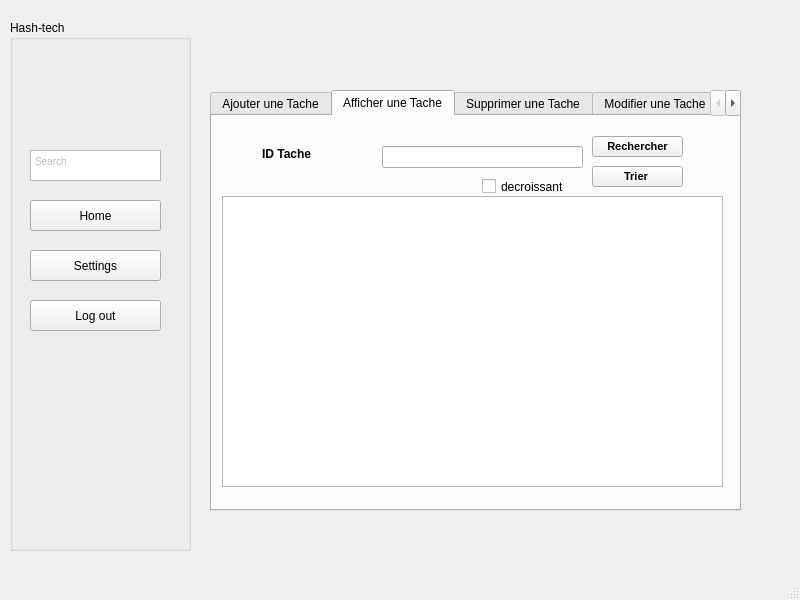
<?xml version="1.0" encoding="UTF-8"?>
<ui version="4.0">
 <class>MainWindow</class>
 <widget class="QMainWindow" name="MainWindow">
  <property name="geometry">
   <rect>
    <x>0</x>
    <y>0</y>
    <width>800</width>
    <height>600</height>
   </rect>
  </property>
  <property name="windowTitle">
   <string>MainWindow</string>
  </property>
  <widget class="QWidget" name="centralwidget">
   <widget class="QGroupBox" name="groupBox">
    <property name="geometry">
     <rect>
      <x>10</x>
      <y>20</y>
      <width>181</width>
      <height>531</height>
     </rect>
    </property>
    <property name="title">
     <string>Hash-tech</string>
    </property>
    <widget class="QToolButton" name="toolButton">
     <property name="geometry">
      <rect>
       <x>20</x>
       <y>180</y>
       <width>131</width>
       <height>31</height>
      </rect>
     </property>
     <property name="text">
      <string>Home</string>
     </property>
    </widget>
    <widget class="QToolButton" name="toolButton_2">
     <property name="geometry">
      <rect>
       <x>20</x>
       <y>280</y>
       <width>131</width>
       <height>31</height>
      </rect>
     </property>
     <property name="text">
      <string>Log out</string>
     </property>
    </widget>
    <widget class="QToolButton" name="toolButton_3">
     <property name="geometry">
      <rect>
       <x>20</x>
       <y>230</y>
       <width>131</width>
       <height>31</height>
      </rect>
     </property>
     <property name="text">
      <string>Settings</string>
     </property>
    </widget>
    <widget class="QTextBrowser" name="textBrowser">
     <property name="geometry">
      <rect>
       <x>20</x>
       <y>130</y>
       <width>131</width>
       <height>31</height>
      </rect>
     </property>
     <property name="html">
      <string>&lt;!DOCTYPE HTML PUBLIC &quot;-//W3C//DTD HTML 4.0//EN&quot; &quot;http://www.w3.org/TR/REC-html40/strict.dtd&quot;&gt;
&lt;html&gt;&lt;head&gt;&lt;meta name=&quot;qrichtext&quot; content=&quot;1&quot; /&gt;&lt;style type=&quot;text/css&quot;&gt;
p, li { white-space: pre-wrap; }
&lt;/style&gt;&lt;/head&gt;&lt;body style=&quot; font-family:'MS Shell Dlg 2'; font-size:8.25pt; font-weight:400; font-style:normal;&quot;&gt;
&lt;p style=&quot; margin-top:0px; margin-bottom:0px; margin-left:0px; margin-right:0px; -qt-block-indent:0; text-indent:0px;&quot;&gt;&lt;span style=&quot; font-family:'MS Shell Dlg 2'; font-size:7.8pt; color:#bcbcbc;&quot;&gt;Search&lt;/span&gt;&lt;/p&gt;&lt;/body&gt;&lt;/html&gt;</string>
     </property>
    </widget>
   </widget>
   <widget class="QStackedWidget" name="stackedWidget">
    <property name="geometry">
     <rect>
      <x>200</x>
      <y>80</y>
      <width>551</width>
      <height>521</height>
     </rect>
    </property>
    <property name="currentIndex">
     <number>1</number>
    </property>
    <widget class="QWidget" name="page">
     <widget class="QTabWidget" name="modifier">
      <property name="geometry">
       <rect>
        <x>-10</x>
        <y>0</y>
        <width>611</width>
        <height>511</height>
       </rect>
      </property>
      <property name="currentIndex">
       <number>1</number>
      </property>
      <widget class="QWidget" name="widget">
       <attribute name="title">
        <string>Ajouter un Personnel</string>
       </attribute>
       <widget class="QLabel" name="label_15">
        <property name="geometry">
         <rect>
          <x>30</x>
          <y>190</y>
          <width>91</width>
          <height>16</height>
         </rect>
        </property>
        <property name="text">
         <string>Adresse Personnel</string>
        </property>
       </widget>
       <widget class="QLabel" name="label_12">
        <property name="geometry">
         <rect>
          <x>30</x>
          <y>230</y>
          <width>91</width>
          <height>31</height>
         </rect>
        </property>
        <property name="text">
         <string>Email Personel</string>
        </property>
       </widget>
       <widget class="QLabel" name="label_16">
        <property name="geometry">
         <rect>
          <x>30</x>
          <y>40</y>
          <width>71</width>
          <height>16</height>
         </rect>
        </property>
        <property name="text">
         <string>CIN Personnel</string>
        </property>
       </widget>
       <widget class="QLabel" name="label_14">
        <property name="geometry">
         <rect>
          <x>30</x>
          <y>140</y>
          <width>101</width>
          <height>16</height>
         </rect>
        </property>
        <property name="text">
         <string>Prenom Personnel</string>
        </property>
       </widget>
       <widget class="QLabel" name="label_13">
        <property name="geometry">
         <rect>
          <x>30</x>
          <y>90</y>
          <width>81</width>
          <height>20</height>
         </rect>
        </property>
        <property name="text">
         <string>Nom Personnel</string>
        </property>
       </widget>
       <widget class="QLineEdit" name="cin">
        <property name="geometry">
         <rect>
          <x>140</x>
          <y>30</y>
          <width>181</width>
          <height>31</height>
         </rect>
        </property>
       </widget>
       <widget class="QLineEdit" name="nom">
        <property name="geometry">
         <rect>
          <x>140</x>
          <y>80</y>
          <width>181</width>
          <height>31</height>
         </rect>
        </property>
       </widget>
       <widget class="QLineEdit" name="prenom">
        <property name="geometry">
         <rect>
          <x>140</x>
          <y>130</y>
          <width>181</width>
          <height>31</height>
         </rect>
        </property>
       </widget>
       <widget class="QLineEdit" name="adresse">
        <property name="geometry">
         <rect>
          <x>140</x>
          <y>170</y>
          <width>181</width>
          <height>31</height>
         </rect>
        </property>
       </widget>
       <widget class="QLineEdit" name="email">
        <property name="geometry">
         <rect>
          <x>140</x>
          <y>240</y>
          <width>181</width>
          <height>31</height>
         </rect>
        </property>
       </widget>
       <widget class="QPushButton" name="pb_ajouter">
        <property name="geometry">
         <rect>
          <x>190</x>
          <y>300</y>
          <width>131</width>
          <height>28</height>
         </rect>
        </property>
        <property name="text">
         <string>Ajouter</string>
        </property>
       </widget>
      </widget>
      <widget class="QWidget" name="tab_2">
       <attribute name="title">
        <string>Afficher un Personnel</string>
       </attribute>
       <widget class="QLabel" name="label_31">
        <property name="geometry">
         <rect>
          <x>50</x>
          <y>30</y>
          <width>101</width>
          <height>16</height>
         </rect>
        </property>
        <property name="font">
         <font>
          <pointsize>9</pointsize>
          <weight>75</weight>
          <bold>true</bold>
          <underline>false</underline>
         </font>
        </property>
        <property name="text">
         <string>CIN Personnel</string>
        </property>
       </widget>
       <widget class="QTableView" name="tabemployer">
        <property name="geometry">
         <rect>
          <x>10</x>
          <y>80</y>
          <width>501</width>
          <height>301</height>
         </rect>
        </property>
       </widget>
       <widget class="QLineEdit" name="cin_3">
        <property name="geometry">
         <rect>
          <x>170</x>
          <y>30</y>
          <width>201</width>
          <height>22</height>
         </rect>
        </property>
       </widget>
       <widget class="QPushButton" name="supprimer_2">
        <property name="geometry">
         <rect>
          <x>390</x>
          <y>30</y>
          <width>91</width>
          <height>21</height>
         </rect>
        </property>
        <property name="font">
         <font>
          <pointsize>8</pointsize>
          <weight>75</weight>
          <bold>true</bold>
          <underline>false</underline>
         </font>
        </property>
        <property name="text">
         <string>Trier </string>
        </property>
       </widget>
       <widget class="QPushButton" name="pdf">
        <property name="geometry">
         <rect>
          <x>250</x>
          <y>400</y>
          <width>91</width>
          <height>21</height>
         </rect>
        </property>
        <property name="font">
         <font>
          <pointsize>8</pointsize>
          <weight>75</weight>
          <bold>true</bold>
          <underline>false</underline>
         </font>
        </property>
        <property name="text">
         <string>PDF</string>
        </property>
       </widget>
       <widget class="QPushButton" name="imprimer">
        <property name="geometry">
         <rect>
          <x>390</x>
          <y>400</y>
          <width>91</width>
          <height>21</height>
         </rect>
        </property>
        <property name="font">
         <font>
          <pointsize>8</pointsize>
          <weight>75</weight>
          <bold>true</bold>
          <underline>false</underline>
         </font>
        </property>
        <property name="text">
         <string>IMPRIMER</string>
        </property>
       </widget>
       <widget class="QPushButton" name="pb_tache">
        <property name="geometry">
         <rect>
          <x>20</x>
          <y>400</y>
          <width>131</width>
          <height>28</height>
         </rect>
        </property>
        <property name="text">
         <string>Consulter les taches</string>
        </property>
       </widget>
      </widget>
      <widget class="QWidget" name="tab">
       <attribute name="title">
        <string>Supprimer un Personnel</string>
       </attribute>
       <widget class="QComboBox" name="comboBox_5">
        <property name="geometry">
         <rect>
          <x>150</x>
          <y>151</y>
          <width>201</width>
          <height>31</height>
         </rect>
        </property>
       </widget>
       <widget class="QPushButton" name="pb_supprimer">
        <property name="geometry">
         <rect>
          <x>200</x>
          <y>200</y>
          <width>101</width>
          <height>31</height>
         </rect>
        </property>
        <property name="font">
         <font>
          <pointsize>8</pointsize>
          <weight>75</weight>
          <bold>true</bold>
          <underline>false</underline>
         </font>
        </property>
        <property name="text">
         <string>Supprimer </string>
        </property>
       </widget>
       <widget class="QLineEdit" name="sup">
        <property name="enabled">
         <bool>false</bool>
        </property>
        <property name="geometry">
         <rect>
          <x>370</x>
          <y>150</y>
          <width>113</width>
          <height>22</height>
         </rect>
        </property>
       </widget>
       <widget class="QLabel" name="label_20">
        <property name="geometry">
         <rect>
          <x>140</x>
          <y>120</y>
          <width>321</width>
          <height>16</height>
         </rect>
        </property>
        <property name="font">
         <font>
          <pointsize>9</pointsize>
          <weight>75</weight>
          <bold>true</bold>
          <underline>true</underline>
         </font>
        </property>
        <property name="text">
         <string>Saisir le cin du personnel à supprimer:</string>
        </property>
       </widget>
      </widget>
      <widget class="QWidget" name="tab_3">
       <attribute name="title">
        <string>Modifier un Personnel</string>
       </attribute>
       <widget class="QLabel" name="label_7">
        <property name="geometry">
         <rect>
          <x>150</x>
          <y>120</y>
          <width>81</width>
          <height>20</height>
         </rect>
        </property>
        <property name="text">
         <string>Nom Personnel</string>
        </property>
       </widget>
       <widget class="QLabel" name="label_11">
        <property name="geometry">
         <rect>
          <x>150</x>
          <y>270</y>
          <width>91</width>
          <height>20</height>
         </rect>
        </property>
        <property name="text">
         <string>Email Personnel</string>
        </property>
       </widget>
       <widget class="QLabel" name="label_8">
        <property name="geometry">
         <rect>
          <x>150</x>
          <y>70</y>
          <width>71</width>
          <height>16</height>
         </rect>
        </property>
        <property name="text">
         <string>CIN Personnel</string>
        </property>
       </widget>
       <widget class="QLabel" name="label_10">
        <property name="geometry">
         <rect>
          <x>150</x>
          <y>220</y>
          <width>101</width>
          <height>20</height>
         </rect>
        </property>
        <property name="text">
         <string>Adresse Personnel</string>
        </property>
       </widget>
       <widget class="QLabel" name="label_9">
        <property name="geometry">
         <rect>
          <x>150</x>
          <y>170</y>
          <width>101</width>
          <height>20</height>
         </rect>
        </property>
        <property name="text">
         <string>Prenom Personnel</string>
        </property>
       </widget>
       <widget class="QComboBox" name="comboBox_3">
        <property name="geometry">
         <rect>
          <x>250</x>
          <y>60</y>
          <width>181</width>
          <height>31</height>
         </rect>
        </property>
       </widget>
       <widget class="QLineEdit" name="nom_2">
        <property name="geometry">
         <rect>
          <x>250</x>
          <y>110</y>
          <width>181</width>
          <height>31</height>
         </rect>
        </property>
       </widget>
       <widget class="QLineEdit" name="prenom_2">
        <property name="geometry">
         <rect>
          <x>250</x>
          <y>160</y>
          <width>181</width>
          <height>31</height>
         </rect>
        </property>
       </widget>
       <widget class="QLineEdit" name="adresse_2">
        <property name="geometry">
         <rect>
          <x>250</x>
          <y>210</y>
          <width>181</width>
          <height>31</height>
         </rect>
        </property>
       </widget>
       <widget class="QLineEdit" name="email_2">
        <property name="geometry">
         <rect>
          <x>250</x>
          <y>260</y>
          <width>181</width>
          <height>31</height>
         </rect>
        </property>
       </widget>
       <widget class="QPushButton" name="pb_modifier">
        <property name="geometry">
         <rect>
          <x>330</x>
          <y>320</y>
          <width>101</width>
          <height>31</height>
         </rect>
        </property>
        <property name="font">
         <font>
          <pointsize>8</pointsize>
          <weight>75</weight>
          <bold>true</bold>
          <underline>false</underline>
         </font>
        </property>
        <property name="text">
         <string>Modifier </string>
        </property>
       </widget>
      </widget>
     </widget>
    </widget>
    <widget class="QWidget" name="page_2">
     <widget class="QTabWidget" name="modifier_2">
      <property name="geometry">
       <rect>
        <x>10</x>
        <y>10</y>
        <width>531</width>
        <height>421</height>
       </rect>
      </property>
      <property name="toolTip">
       <string>&lt;html&gt;&lt;head/&gt;&lt;body&gt;&lt;p&gt;&lt;br/&gt;&lt;/p&gt;&lt;/body&gt;&lt;/html&gt;</string>
      </property>
      <property name="currentIndex">
       <number>1</number>
      </property>
      <widget class="QWidget" name="widget_2">
       <attribute name="title">
        <string>Ajouter une Tache</string>
       </attribute>
       <widget class="QLabel" name="label_19">
        <property name="geometry">
         <rect>
          <x>30</x>
          <y>120</y>
          <width>71</width>
          <height>21</height>
         </rect>
        </property>
        <property name="text">
         <string>ID Tache</string>
        </property>
       </widget>
       <widget class="QLabel" name="label_21">
        <property name="geometry">
         <rect>
          <x>30</x>
          <y>240</y>
          <width>101</width>
          <height>16</height>
         </rect>
        </property>
        <property name="text">
         <string>Durée Tache</string>
        </property>
       </widget>
       <widget class="QLabel" name="label_22">
        <property name="geometry">
         <rect>
          <x>30</x>
          <y>180</y>
          <width>101</width>
          <height>20</height>
         </rect>
        </property>
        <property name="text">
         <string>Description Tache</string>
        </property>
       </widget>
       <widget class="QLineEdit" name="id">
        <property name="geometry">
         <rect>
          <x>170</x>
          <y>110</y>
          <width>181</width>
          <height>31</height>
         </rect>
        </property>
       </widget>
       <widget class="QLineEdit" name="descri">
        <property name="geometry">
         <rect>
          <x>170</x>
          <y>170</y>
          <width>181</width>
          <height>31</height>
         </rect>
        </property>
       </widget>
       <widget class="QPushButton" name="pb_ajouter_2">
        <property name="geometry">
         <rect>
          <x>190</x>
          <y>300</y>
          <width>131</width>
          <height>28</height>
         </rect>
        </property>
        <property name="text">
         <string>Ajouter</string>
        </property>
       </widget>
       <widget class="QTimeEdit" name="duree">
        <property name="geometry">
         <rect>
          <x>170</x>
          <y>230</y>
          <width>181</width>
          <height>31</height>
         </rect>
        </property>
       </widget>
      </widget>
      <widget class="QWidget" name="tab_6">
       <attribute name="title">
        <string>Afficher une Tache</string>
       </attribute>
       <widget class="QLabel" name="label_32">
        <property name="geometry">
         <rect>
          <x>50</x>
          <y>30</y>
          <width>101</width>
          <height>16</height>
         </rect>
        </property>
        <property name="font">
         <font>
          <pointsize>9</pointsize>
          <weight>75</weight>
          <bold>true</bold>
          <underline>false</underline>
         </font>
        </property>
        <property name="text">
         <string>ID Tache</string>
        </property>
       </widget>
       <widget class="QTableView" name="tabtache">
        <property name="geometry">
         <rect>
          <x>10</x>
          <y>80</y>
          <width>501</width>
          <height>291</height>
         </rect>
        </property>
       </widget>
       <widget class="QLineEdit" name="cin_4">
        <property name="geometry">
         <rect>
          <x>170</x>
          <y>30</y>
          <width>201</width>
          <height>22</height>
         </rect>
        </property>
       </widget>
       <widget class="QCheckBox" name="checkBox_3">
        <property name="geometry">
         <rect>
          <x>270</x>
          <y>60</y>
          <width>121</width>
          <height>21</height>
         </rect>
        </property>
        <property name="text">
         <string>decroissant</string>
        </property>
       </widget>
       <widget class="QPushButton" name="pb_rechercher_2">
        <property name="geometry">
         <rect>
          <x>380</x>
          <y>20</y>
          <width>91</width>
          <height>21</height>
         </rect>
        </property>
        <property name="font">
         <font>
          <pointsize>8</pointsize>
          <weight>75</weight>
          <bold>true</bold>
          <underline>false</underline>
         </font>
        </property>
        <property name="text">
         <string>Rechercher</string>
        </property>
       </widget>
       <widget class="QPushButton" name="trie">
        <property name="geometry">
         <rect>
          <x>380</x>
          <y>50</y>
          <width>91</width>
          <height>21</height>
         </rect>
        </property>
        <property name="font">
         <font>
          <pointsize>8</pointsize>
          <weight>75</weight>
          <bold>true</bold>
          <underline>false</underline>
         </font>
        </property>
        <property name="text">
         <string>Trier </string>
        </property>
       </widget>
      </widget>
      <widget class="QWidget" name="tab_7">
       <attribute name="title">
        <string>Supprimer une Tache</string>
       </attribute>
       <widget class="QComboBox" name="comboBox_6">
        <property name="geometry">
         <rect>
          <x>150</x>
          <y>151</y>
          <width>201</width>
          <height>31</height>
         </rect>
        </property>
       </widget>
       <widget class="QPushButton" name="pb_supprimer_2">
        <property name="geometry">
         <rect>
          <x>200</x>
          <y>200</y>
          <width>101</width>
          <height>31</height>
         </rect>
        </property>
        <property name="font">
         <font>
          <pointsize>8</pointsize>
          <weight>75</weight>
          <bold>true</bold>
          <underline>false</underline>
         </font>
        </property>
        <property name="text">
         <string>Supprimer </string>
        </property>
       </widget>
       <widget class="QLineEdit" name="sup_2">
        <property name="enabled">
         <bool>false</bool>
        </property>
        <property name="geometry">
         <rect>
          <x>370</x>
          <y>150</y>
          <width>113</width>
          <height>22</height>
         </rect>
        </property>
       </widget>
       <widget class="QLabel" name="label_23">
        <property name="geometry">
         <rect>
          <x>140</x>
          <y>120</y>
          <width>321</width>
          <height>16</height>
         </rect>
        </property>
        <property name="font">
         <font>
          <pointsize>9</pointsize>
          <weight>75</weight>
          <bold>true</bold>
          <underline>true</underline>
         </font>
        </property>
        <property name="text">
         <string>Saisir l'ID de la tache à supprimer:</string>
        </property>
       </widget>
      </widget>
      <widget class="QWidget" name="tab_8">
       <attribute name="title">
        <string>Modifier une Tache</string>
       </attribute>
       <widget class="QLabel" name="label_24">
        <property name="geometry">
         <rect>
          <x>130</x>
          <y>180</y>
          <width>101</width>
          <height>20</height>
         </rect>
        </property>
        <property name="text">
         <string>Description Tache</string>
        </property>
       </widget>
       <widget class="QLabel" name="label_26">
        <property name="geometry">
         <rect>
          <x>130</x>
          <y>130</y>
          <width>71</width>
          <height>16</height>
         </rect>
        </property>
        <property name="text">
         <string>Id Tache</string>
        </property>
       </widget>
       <widget class="QLabel" name="label_28">
        <property name="geometry">
         <rect>
          <x>130</x>
          <y>240</y>
          <width>101</width>
          <height>20</height>
         </rect>
        </property>
        <property name="text">
         <string>Durée Tache</string>
        </property>
       </widget>
       <widget class="QComboBox" name="comboBox_4">
        <property name="geometry">
         <rect>
          <x>250</x>
          <y>120</y>
          <width>181</width>
          <height>31</height>
         </rect>
        </property>
       </widget>
       <widget class="QLineEdit" name="descri_2">
        <property name="geometry">
         <rect>
          <x>250</x>
          <y>180</y>
          <width>181</width>
          <height>31</height>
         </rect>
        </property>
       </widget>
       <widget class="QPushButton" name="pb_modifier_2">
        <property name="geometry">
         <rect>
          <x>330</x>
          <y>320</y>
          <width>101</width>
          <height>31</height>
         </rect>
        </property>
        <property name="font">
         <font>
          <pointsize>8</pointsize>
          <weight>75</weight>
          <bold>true</bold>
          <underline>false</underline>
         </font>
        </property>
        <property name="text">
         <string>Modifier </string>
        </property>
       </widget>
       <widget class="QTimeEdit" name="duree_2">
        <property name="geometry">
         <rect>
          <x>250</x>
          <y>230</y>
          <width>181</width>
          <height>31</height>
         </rect>
        </property>
       </widget>
      </widget>
      <widget class="QWidget" name="tab_4">
       <attribute name="title">
        <string>Envoyer un mail</string>
       </attribute>
       <widget class="QLineEdit" name="email_3">
        <property name="geometry">
         <rect>
          <x>210</x>
          <y>80</y>
          <width>171</width>
          <height>31</height>
         </rect>
        </property>
       </widget>
       <widget class="QLineEdit" name="objet">
        <property name="geometry">
         <rect>
          <x>210</x>
          <y>140</y>
          <width>171</width>
          <height>31</height>
         </rect>
        </property>
       </widget>
       <widget class="QLineEdit" name="description">
        <property name="geometry">
         <rect>
          <x>210</x>
          <y>200</y>
          <width>171</width>
          <height>31</height>
         </rect>
        </property>
       </widget>
       <widget class="QLabel" name="label_27">
        <property name="geometry">
         <rect>
          <x>70</x>
          <y>90</y>
          <width>71</width>
          <height>16</height>
         </rect>
        </property>
        <property name="text">
         <string>Email</string>
        </property>
       </widget>
       <widget class="QLabel" name="label_29">
        <property name="geometry">
         <rect>
          <x>70</x>
          <y>150</y>
          <width>71</width>
          <height>16</height>
         </rect>
        </property>
        <property name="text">
         <string>Objet</string>
        </property>
       </widget>
       <widget class="QLabel" name="label_30">
        <property name="geometry">
         <rect>
          <x>70</x>
          <y>210</y>
          <width>121</width>
          <height>20</height>
         </rect>
        </property>
        <property name="text">
         <string>Description de la tache</string>
        </property>
       </widget>
       <widget class="QPushButton" name="email_6">
        <property name="geometry">
         <rect>
          <x>280</x>
          <y>280</y>
          <width>101</width>
          <height>31</height>
         </rect>
        </property>
        <property name="font">
         <font>
          <pointsize>8</pointsize>
          <weight>75</weight>
          <bold>true</bold>
          <underline>false</underline>
         </font>
        </property>
        <property name="text">
         <string>Envoyer</string>
        </property>
       </widget>
      </widget>
     </widget>
    </widget>
   </widget>
  </widget>
  <widget class="QMenuBar" name="menubar">
   <property name="geometry">
    <rect>
     <x>0</x>
     <y>0</y>
     <width>800</width>
     <height>22</height>
    </rect>
   </property>
  </widget>
  <widget class="QStatusBar" name="statusbar"/>
 </widget>
 <resources/>
 <connections/>
</ui>
